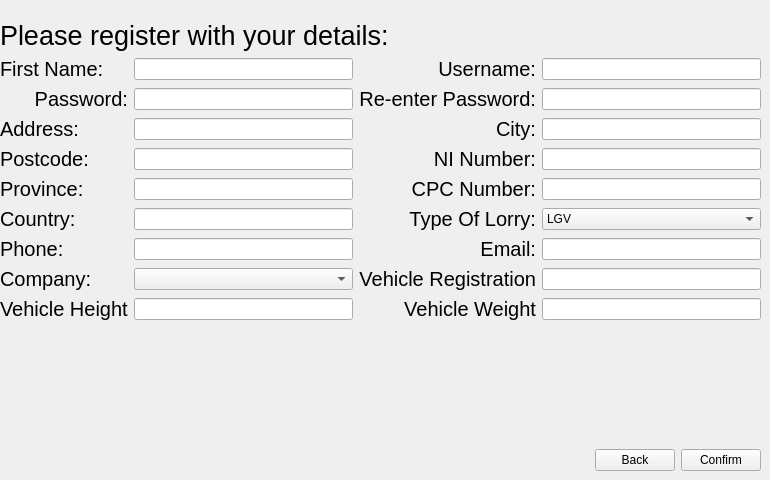
    <widget class="QWidget" name="driverRegistration">
     <widget class="QWidget" name="layoutWidget">
      <property name="geometry">
       <rect>
        <x>0</x>
        <y>20</y>
        <width>761</width>
        <height>451</height>
       </rect>
      </property>
      <layout class="QVBoxLayout" name="verticalLayout_5">
       <item>
        <widget class="QLabel" name="label_42">
         <property name="font">
          <font>
           <pointsize>20</pointsize>
          </font>
         </property>
         <property name="text">
          <string>Please register with your details:</string>
         </property>
        </widget>
       </item>
       <item>
        <layout class="QGridLayout" name="gridLayout_3">
         <item row="2" column="0">
          <widget class="QLabel" name="label_40">
           <property name="font">
            <font>
             <pointsize>15</pointsize>
            </font>
           </property>
           <property name="text">
            <string>Address:</string>
           </property>
          </widget>
         </item>
         <item row="6" column="2">
          <widget class="QLineEdit" name="driverCountry"/>
         </item>
         <item row="4" column="5">
          <widget class="QLineEdit" name="driverNINumberLineEdit"/>
         </item>
         <item row="0" column="5">
          <widget class="QLineEdit" name="driverUserName"/>
         </item>
         <item row="7" column="2">
          <widget class="QLineEdit" name="driverPhone"/>
         </item>
         <item row="5" column="2">
          <widget class="QLineEdit" name="driverProvince"/>
         </item>
         <item row="9" column="2">
          <widget class="QComboBox" name="driverCompany"/>
         </item>
         <item row="2" column="2">
          <widget class="QLineEdit" name="driverAddress"/>
         </item>
         <item row="4" column="4">
          <widget class="QLabel" name="driverNINumberLabel">
           <property name="font">
            <font>
             <pointsize>15</pointsize>
            </font>
           </property>
           <property name="text">
            <string>NI Number:</string>
           </property>
           <property name="alignment">
            <set>Qt::AlignRight|Qt::AlignTrailing|Qt::AlignVCenter</set>
           </property>
          </widget>
         </item>
         <item row="9" column="4">
          <widget class="QLabel" name="label_10">
           <property name="font">
            <font>
             <pointsize>15</pointsize>
            </font>
           </property>
           <property name="text">
            <string>Vehicle Registration</string>
           </property>
           <property name="alignment">
            <set>Qt::AlignRight|Qt::AlignTrailing|Qt::AlignVCenter</set>
           </property>
          </widget>
         </item>
         <item row="0" column="0">
          <widget class="QLabel" name="label_36">
           <property name="font">
            <font>
             <pointsize>15</pointsize>
            </font>
           </property>
           <property name="text">
            <string>First Name:</string>
           </property>
          </widget>
         </item>
         <item row="1" column="4">
          <widget class="QLabel" name="label_31">
           <property name="font">
            <font>
             <pointsize>15</pointsize>
            </font>
           </property>
           <property name="text">
            <string>Re-enter Password:</string>
           </property>
           <property name="alignment">
            <set>Qt::AlignRight|Qt::AlignTrailing|Qt::AlignVCenter</set>
           </property>
          </widget>
         </item>
         <item row="0" column="4">
          <widget class="QLabel" name="label_33">
           <property name="font">
            <font>
             <pointsize>15</pointsize>
            </font>
           </property>
           <property name="text">
            <string>Username:</string>
           </property>
           <property name="alignment">
            <set>Qt::AlignRight|Qt::AlignTrailing|Qt::AlignVCenter</set>
           </property>
          </widget>
         </item>
         <item row="6" column="4">
          <widget class="QLabel" name="label_29">
           <property name="font">
            <font>
             <pointsize>15</pointsize>
            </font>
           </property>
           <property name="text">
            <string>Type Of Lorry:</string>
           </property>
           <property name="alignment">
            <set>Qt::AlignRight|Qt::AlignTrailing|Qt::AlignVCenter</set>
           </property>
          </widget>
         </item>
         <item row="1" column="5">
          <widget class="QLineEdit" name="driverPasswordConfirmation"/>
         </item>
         <item row="1" column="2">
          <widget class="QLineEdit" name="driverPassword"/>
         </item>
         <item row="2" column="5">
          <widget class="QLineEdit" name="driverCity"/>
         </item>
         <item row="1" column="0">
          <widget class="QLabel" name="label_34">
           <property name="font">
            <font>
             <pointsize>15</pointsize>
            </font>
           </property>
           <property name="text">
            <string>Password:</string>
           </property>
           <property name="alignment">
            <set>Qt::AlignRight|Qt::AlignTrailing|Qt::AlignVCenter</set>
           </property>
          </widget>
         </item>
         <item row="4" column="0">
          <widget class="QLabel" name="driverPostCode">
           <property name="font">
            <font>
             <pointsize>15</pointsize>
            </font>
           </property>
           <property name="text">
            <string>Postcode:</string>
           </property>
          </widget>
         </item>
         <item row="5" column="5">
          <widget class="QLineEdit" name="driverCpcNumber"/>
         </item>
         <item row="7" column="5">
          <widget class="QLineEdit" name="driverEmail"/>
         </item>
         <item row="7" column="4">
          <widget class="QLabel" name="label_39">
           <property name="font">
            <font>
             <pointsize>15</pointsize>
            </font>
           </property>
           <property name="text">
            <string>Email:</string>
           </property>
           <property name="alignment">
            <set>Qt::AlignRight|Qt::AlignTrailing|Qt::AlignVCenter</set>
           </property>
          </widget>
         </item>
         <item row="5" column="4">
          <widget class="QLabel" name="label_30">
           <property name="font">
            <font>
             <pointsize>15</pointsize>
            </font>
           </property>
           <property name="text">
            <string>CPC Number:</string>
           </property>
           <property name="alignment">
            <set>Qt::AlignRight|Qt::AlignTrailing|Qt::AlignVCenter</set>
           </property>
          </widget>
         </item>
         <item row="7" column="0">
          <widget class="QLabel" name="label_41">
           <property name="font">
            <font>
             <pointsize>15</pointsize>
            </font>
           </property>
           <property name="text">
            <string>Phone:</string>
           </property>
          </widget>
         </item>
         <item row="0" column="2">
          <widget class="QLineEdit" name="driverFirstName"/>
         </item>
         <item row="5" column="0">
          <widget class="QLabel" name="label_32">
           <property name="font">
            <font>
             <pointsize>15</pointsize>
            </font>
           </property>
           <property name="text">
            <string>Province:</string>
           </property>
          </widget>
         </item>
         <item row="2" column="4">
          <widget class="QLabel" name="label_35">
           <property name="font">
            <font>
             <pointsize>15</pointsize>
            </font>
           </property>
           <property name="text">
            <string>City:</string>
           </property>
           <property name="alignment">
            <set>Qt::AlignRight|Qt::AlignTrailing|Qt::AlignVCenter</set>
           </property>
          </widget>
         </item>
         <item row="4" column="2">
          <widget class="QLineEdit" name="driverPostCodeLineEdit"/>
         </item>
         <item row="6" column="5">
          <widget class="QComboBox" name="driverTypeOfLorry">
           <item>
            <property name="text">
             <string>LGV</string>
            </property>
           </item>
           <item>
            <property name="text">
             <string>HGV</string>
            </property>
           </item>
           <item>
            <property name="text">
             <string>Van</string>
            </property>
           </item>
          </widget>
         </item>
         <item row="6" column="0">
          <widget class="QLabel" name="label_37">
           <property name="font">
            <font>
             <pointsize>15</pointsize>
            </font>
           </property>
           <property name="text">
            <string>Country:</string>
           </property>
          </widget>
         </item>
         <item row="9" column="0">
          <widget class="QLabel" name="label_38">
           <property name="font">
            <font>
             <pointsize>15</pointsize>
            </font>
           </property>
           <property name="text">
            <string>Company:</string>
           </property>
          </widget>
         </item>
         <item row="10" column="0">
          <widget class="QLabel" name="label_11">
           <property name="font">
            <font>
             <pointsize>15</pointsize>
            </font>
           </property>
           <property name="text">
            <string>Vehicle Height</string>
           </property>
          </widget>
         </item>
         <item row="10" column="4">
          <widget class="QLabel" name="label_22">
           <property name="font">
            <font>
             <pointsize>15</pointsize>
            </font>
           </property>
           <property name="text">
            <string>Vehicle Weight</string>
           </property>
           <property name="alignment">
            <set>Qt::AlignRight|Qt::AlignTrailing|Qt::AlignVCenter</set>
           </property>
          </widget>
         </item>
         <item row="9" column="5">
          <widget class="QLineEdit" name="driverVehicleRegistration"/>
         </item>
         <item row="10" column="2">
          <widget class="QLineEdit" name="driverVehicleHeight"/>
         </item>
         <item row="10" column="5">
          <widget class="QLineEdit" name="driverVehicleWeight"/>
         </item>
        </layout>
       </item>
       <item>
        <spacer name="verticalSpacer_5">
         <property name="orientation">
          <enum>Qt::Vertical</enum>
         </property>
         <property name="sizeHint" stdset="0">
          <size>
           <width>20</width>
           <height>40</height>
          </size>
         </property>
        </spacer>
       </item>
       <item>
        <layout class="QHBoxLayout" name="horizontalLayout_9">
         <item>
          <spacer name="spacer">
           <property name="orientation">
            <enum>Qt::Horizontal</enum>
           </property>
           <property name="sizeHint" stdset="0">
            <size>
             <width>40</width>
             <height>20</height>
            </size>
           </property>
          </spacer>
         </item>
         <item>
          <widget class="QPushButton" name="driverRegistrationBack">
           <property name="text">
            <string>Back</string>
           </property>
          </widget>
         </item>
         <item>
          <widget class="QPushButton" name="driverRegistrationConfirm">
           <property name="text">
            <string>Confirm</string>
           </property>
          </widget>
         </item>
        </layout>
       </item>
      </layout>
     </widget>
    </widget>
